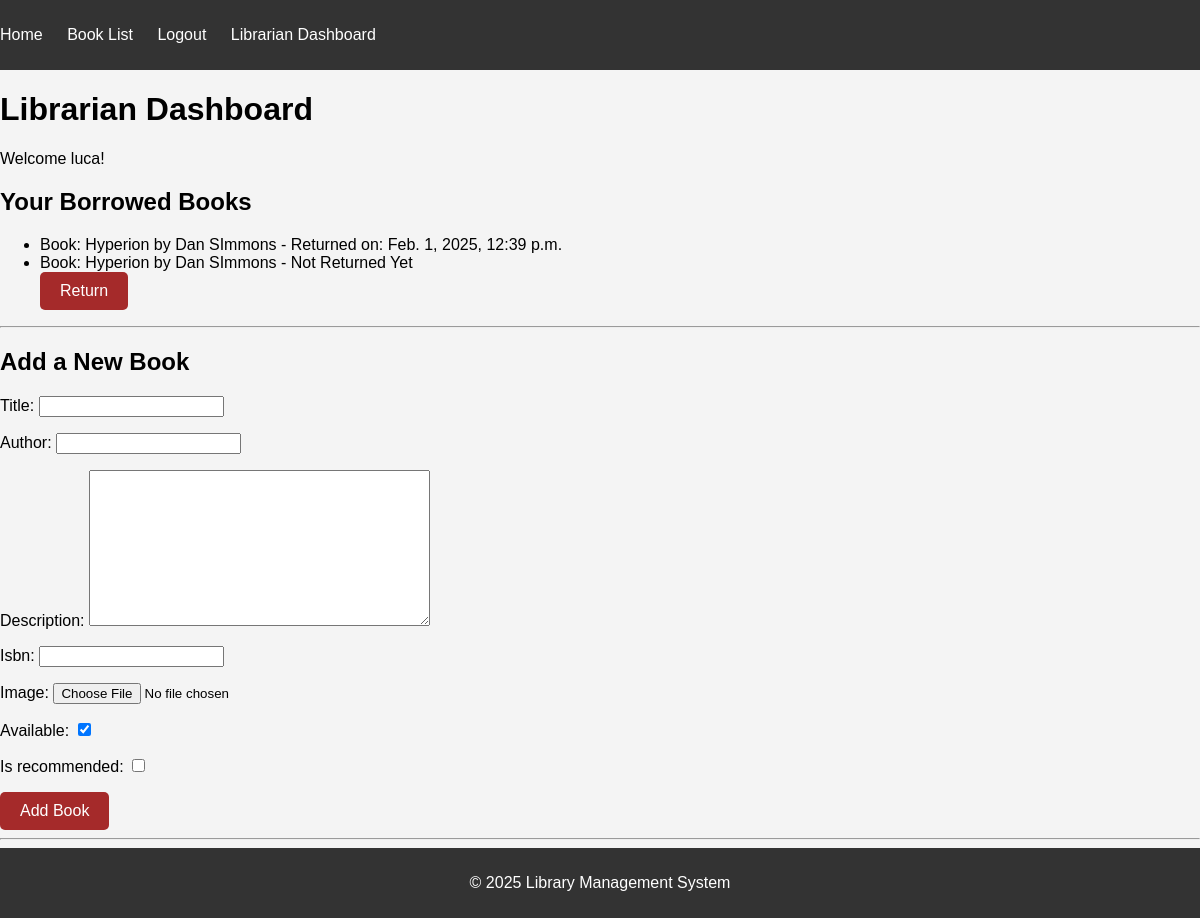
The app's page /librarian_dashboard/ (signed in), older data.
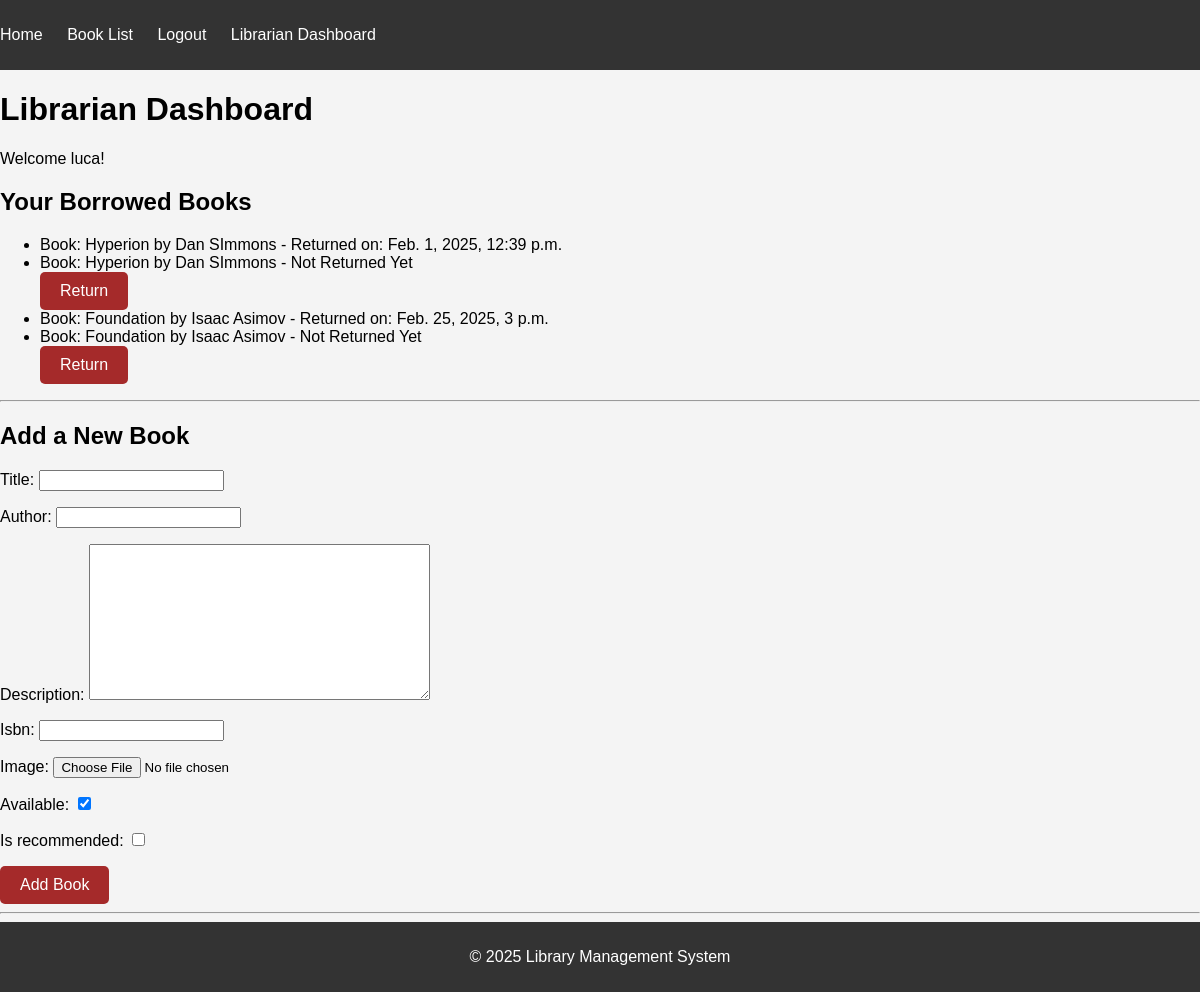
The same page, newer data.
### library/models.py (models this page shows, shortened)
class Borrow(models.Model):
    user = models.ForeignKey(CustomUser, on_delete=models.CASCADE)
    book = models.ForeignKey(Book, on_delete=models.CASCADE)
    borrow_date = models.DateTimeField(default=datetime.now)  # Manually eset the default
    return_date = models.DateTimeField(null=True, blank=True)  # Nullabl, for when the book is returned
    returned = models.BooleanField(default=False)  # Tracks if the book has been returned

class Book(models.Model):
    title = models.CharField(max_length=255)
    author = models.CharField(max_length=255)
    isbn = models.CharField(max_length=13, unique=True)
    is_recommended = models.BooleanField(default=False)
    description = models.TextField(blank=True, null=True)
    image = models.ImageField(upload_to='book_images/', blank=True, null=True)
    available = models.BooleanField(default=True)

### library/views.py (the view)
# urls.py: path('librarian_dashboard/', views.librarian_dashboard, name='librarian_dashboard'), # Librarian dashboard
@login_required
def librarian_dashboard(request):
    if request.user.user_type != 'librarian':
        raise PermissionDenied
    borrowed_books = Borrow.objects.filter(user=request.user)
    if request.method == 'POST':
        form = BookForm(request.POST, request.FILES)
        if form.is_valid():
            form.save()
            return redirect('librarian_dashboard')
    else:
        form = BookForm()
    books = Book.objects.all()
    return render(request, 'library/librarian_dashboard.html', {
        'borrowed_books': borrowed_books,
        'form': form,
        'books': books,
    })

### library/forms.py
class BookForm(forms.ModelForm):
    class Meta:
        model = Book
        fields = ['title', 'author', 'description', 'isbn', 'image', 'available', 'is_recommended']

### library/templates/library/librarian_dashboard.html (shortened to what this page needs)
{% load static %}
<!DOCTYPE html>
<html lang="en">
<head>
    <link rel="stylesheet" href="{% static 'library/styles.css' %}">
</head>
<body>
    {% include 'library/header.html' %}
    <main>
        <h1>Librarian Dashboard</h1>
        <p>Welcome {{ user.username }}!</p>
        <h2>Your Borrowed Books</h2>
        {% if borrowed_books %}
            <ul>
                {% for borrow in borrowed_books %}
                    <li>
                        Book: {{ borrow.book.title }} by {{ borrow.book.author }}
                        {% if borrow.return_date %}
                            - Returned on: {{ borrow.return_date }}
                        {% else %}
                            - Not Returned Yet
                        {% endif %}
                        {% if not borrow.return_date %}
                            <form action="{% url 'return_book' borrow.id %}" method="post">
                                <button type="submit" class="borrow-btn">Return</button>
                            </form>
                        {% endif %}
                    </li>
                {% endfor %}
            </ul>
        {% else %}
            <p>You have no borrowed books at the moment.</p>
        {% endif %}
        <hr>
        <h2>Add a New Book</h2>
        <form method="POST" enctype="multipart/form-data">
            {{ form.as_p }}
            <button type="submit">Add Book</button>
        </form>
        <hr>
    </main>
    {% include 'library/footer.html' %}
</body>
</html>

Row changes from the older to the newer data that the page shows:
added Borrow: book "Foundation", book.author "Isaac Asimov", return_date "Feb. 25, 2025, 3 p.m."
added Borrow: book "Foundation", book.author "Isaac Asimov", shows "- Not Returned Yet"
